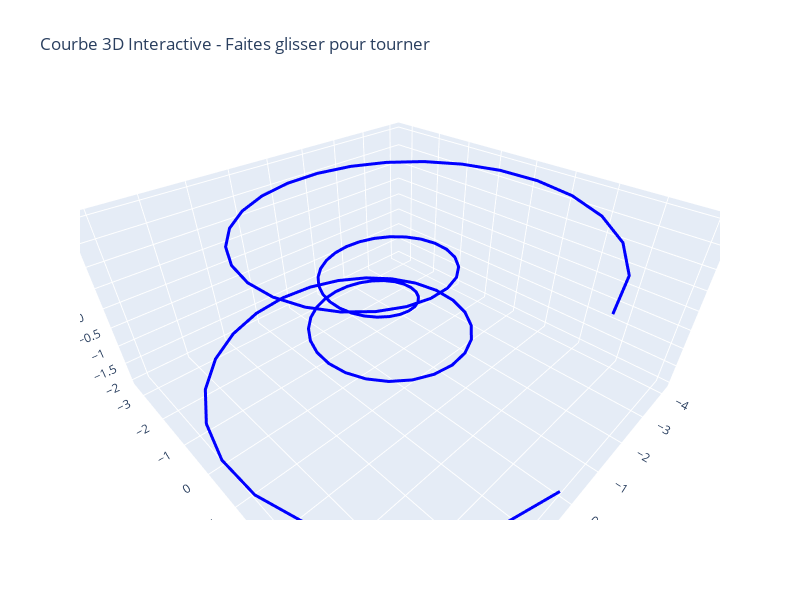

The cell this chart's notebook holds for it:
### Markdown cell above
## Interactivité

Interactivité de Matplotlib dans jupyter difficile.

### Code cell
# ============================================
# SOLUTION : Plotly 
# ============================================
# Installation : pip install plotly

import plotly.graph_objects as go
import numpy as np

plt.close('all') #efface fenêtre graphique

# Recréer les données
theta = np.linspace(-4 * np.pi, 4 * np.pi, 100)
z = np.linspace(-2, 2, 100)
r = z**2 + 1
x = r * np.sin(theta)
y = r * np.cos(theta)

# Créer le graphique Plotly
fig_plotly = go.Figure(data=go.Scatter3d(
    x=x,
    y=y,
    z=z,
    mode='lines',
    name='Courbe paramétrique',
    line=dict(color='blue', width=6)
))

fig_plotly.update_layout(
    title='Courbe 3D Interactive - Faites glisser pour tourner',
    scene=dict(
        xaxis_title='X',
        yaxis_title='Y',
        zaxis_title='Z',
        camera=dict(
            eye=dict(x=1.5, y=1.5, z=1.5)
        )
    ),
    width=800,
    height=600
)

fig_plotly.show()
